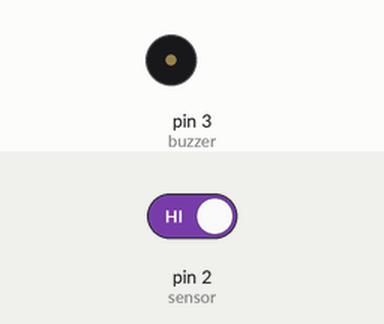
Simulated run of this sketch. Board: Arduino Uno, built with avr-gcc and run on an emulated ATmega328P. Shown: buzzer (waves = sounding). Inputs (shaded band) come from the test bench; at power-on: pin 2 (sensor) HIGH.

Above: at 2.8 s.
2.9 s: pin 2 (sensor) driven LOW
At 3.3 s:
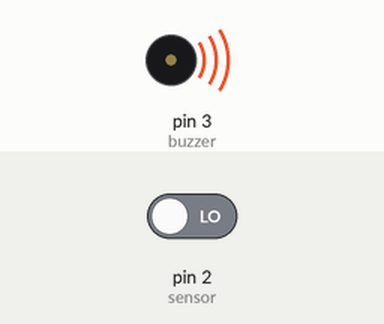
Timing chart, 0 to 5.9 s (numbered marks = the images above; inputs shaded):
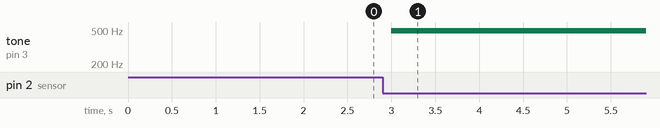

Measured:
- after the input at 2.9 s, tone on pin 3 (buzzer): silent → 490 Hz after 0.10 s

The sketch:

Smoke-Detector.ino
```cpp
const int sensor = 2;
const int buzzer = 3;

void setup() {
  pinMode(sensor, INPUT);
  pinMode(buzzer, OUTPUT);
  Serial.begin(9600);
}

void loop() {

  int sensorVal = digitalRead(sensor);

  if (sensorVal == LOW) {
    analogWrite(buzzer, 50);

  } else {
    analogWrite(buzzer, 0);
  }

  delay(1000);
}
```
